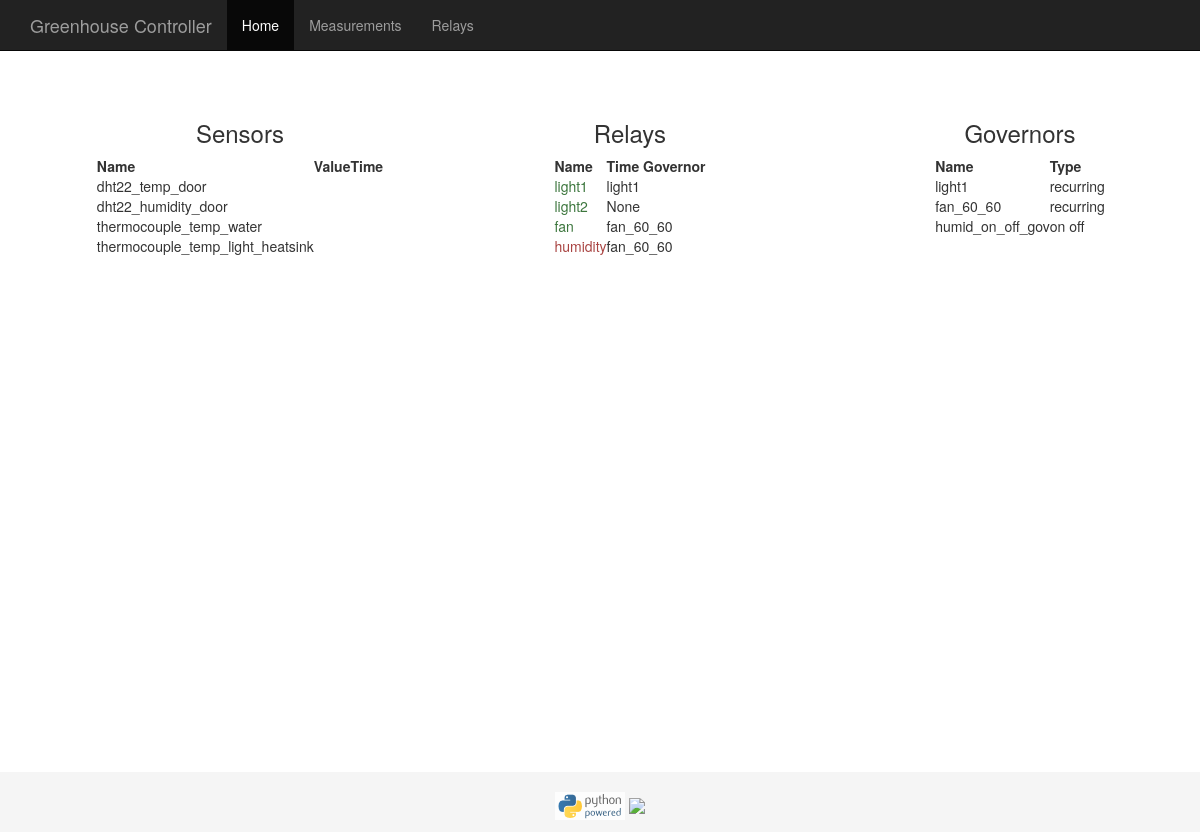
/greenhouse_app/, run on an earlier commit of the app's database.
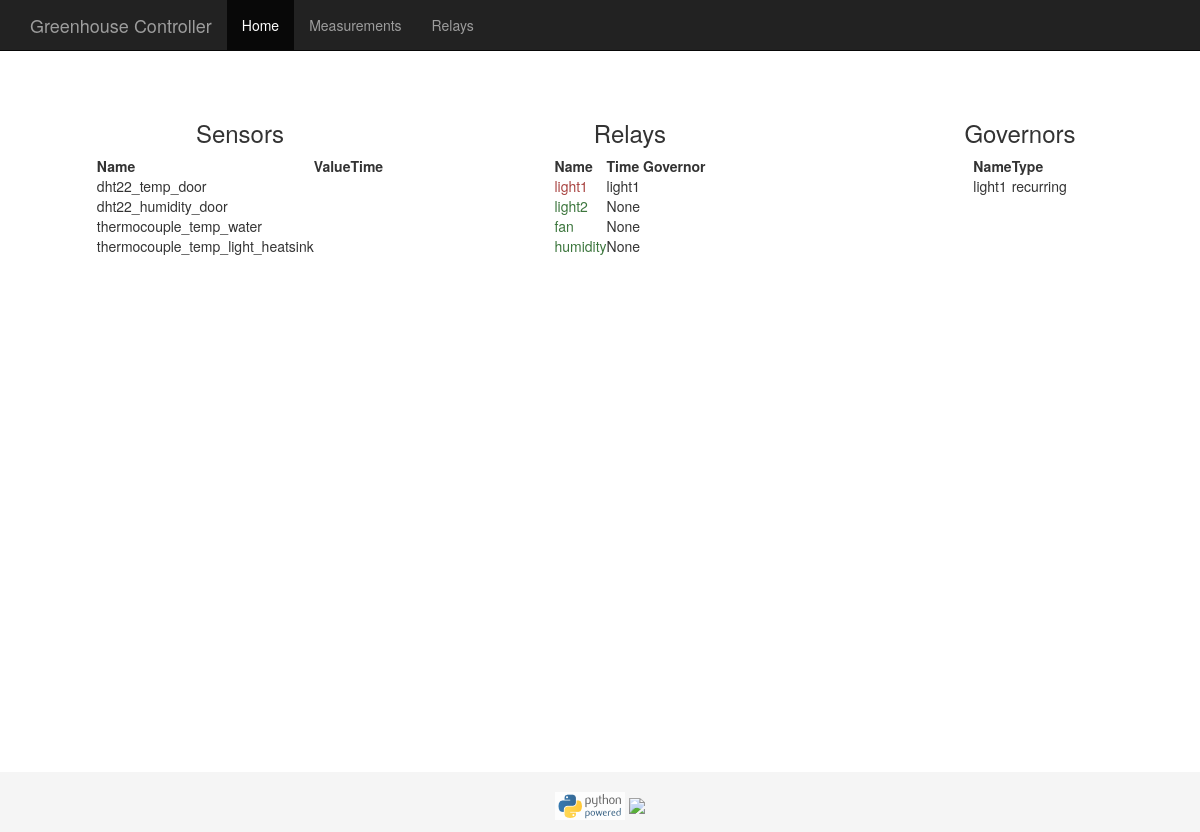
And on a later commit of the database.
### greenhouse_app/models.py (models this page shows, shortened)
class Sensor(models.Model):
    name = models.CharField(max_length=128, unique=True)
    kind = models.ForeignKey(SensorKind)
    simulate = models.BooleanField(default=True)
    pin = models.PositiveSmallIntegerField()
    i2c = models.BooleanField(default=False)

class Relay(models.Model):
    name = models.CharField(max_length=128, unique=True)
    pin = models.PositiveSmallIntegerField(null=True)
    state = models.BooleanField(default=False)
    wanted_state = models.BooleanField(default=False)
    simulate = models.BooleanField(default=True)
    time_governor = models.ForeignKey(TimeGovernor, null=True)

class TimeGovernor(models.Model):
    GOVERNOR_KINDS = (
        ('R', 'recurring'),
        ('O', 'on off'),
    )
    name = models.CharField(max_length=128, unique=True)
    kind = models.CharField(max_length=1, choices=GOVERNOR_KINDS)
    on_start_time = models.TimeField()
    on_end_time = models.TimeField()
    recurring_on_start_time = models.TimeField()
    recurring_on_period = models.IntegerField()  # seconds
    recurring_off_period = models.IntegerField()  # seconds
    def on_off_status(self):
        """
        return the output of this governor (should the relay be in ON or OFF state)
        """
        if self.kind == 'R':
            t = timezone.now()
            t_0 = datetime(year=t.year, month=t.month, day=t.day, hour=self.recurring_on_start_time.hour,
                           minute=self.recurring_on_start_time.minute,
                           second=self.recurring_on_start_time.second,
                           microsecond=0, tzinfo=t.tzinfo)
            tdelta = t - t_0
            delta_seconds = tdelta.total_seconds()
            period = self.recurring_on_period + self.recurring_off_period
            a, b = divmod(delta_seconds, period)
            shited_t = t - timedelta(seconds=a * period)
            d = shited_t - t_0
            if 0 <= d.total_seconds() < self.recurring_on_period:
                return 1
            else:
                return 0
        elif self.kind == 'O':
            t = timezone.now()
            t = timezone.make_naive(t, timezone=timezone.get_current_timezone())
            t = t.time()  # take only time part of date + time
            if self.on_start_time < t < self.on_end_time:
                return 1
            else:
                return 0
    def get_nice_kind(self):
        for k, v in self.GOVERNOR_KINDS:
            if k == self.kind:
                return v
        return 'UNKNOWN'
    state = property(on_off_status)
    nice_kind = property(get_nice_kind)
    def __unicode__(self):
        return self.name

### greenhouse_app/views.py (the view)
def index(request):
    sensor_list = Sensor.objects.order_by()
    relay_list = Relay.objects.order_by()
    time_governors_list = TimeGovernor.objects.order_by()
    context_dict = {'sensors': sensor_list, 'relays': relay_list, 'governors': time_governors_list}
    return render(request, 'greenhouse_app/index.html', context_dict)

### templates/greenhouse_app/index.html (shortened to what this page needs)
{% extends 'greenhouse_app/base.html' %}
{% load staticfiles %}
{% block index_active_class %} active {% endblock %}
{% block body_block %}
    <div class="container">
        <div class="row">
            <div class="col-md-4">
                <h3 align="center">Sensors</h3>
                <table align="center">
                    <thead>
                        <tr>
                            <th>Name</th>
                            <th>Value</th>
                            <th>Time</th>
                        </tr>
                    </thead>
                    <tbody>
                        {% for s in sensors %}
                            <tr>
                                <td>{{s.name}}</td>
                                <td id={{s.name}}_val></td>
                                <td id={{s.name}}_time class="small"></td>
                            </tr>
                        {% endfor %}
                    </tbody>
                </table>
            </div>
            <div class="col-md-4">
                <h3 align="center">Relays</h3>
                <table align="center">
                    <thead>
                        <tr>
                            <th>Name</th>
                            <th>Time Governor</th>
                        </tr>
                    </thead>
                    <tbody id="relaysTableBody">
                        {% for relay in relays %}
                            <tr>
                                <td id={{relay.name}}>
                                    <div id="{{relay.name}}_color" class={% if relay.state == 1 %}"text-success"{% else %}"text-danger"{% endif %}>
                                        {{relay.name}}
                                    </div>
                                </td>
                                <td>{{relay.time_governor}}</td>
                            </tr>
                        {% endfor %}
                    </tbody>
                </table>
            </div>
            <div class="col-md-4">
                <h3 align="center">Governors</h3>
                <table align="center">
                    <thead>
                        <tr>
                            <th>Name</th>
                            <th>Type</th>
                        </tr>
                    </thead>
                    <tbody>
                        {% for g in governors %}
                            <tr>
                                <td>{{g.name}}</td>
                                <td>{{g.get_nice_kind}}</td>
                            </tr>
                        {% endfor %}
                    </tbody>
                </table>
            </div>
        </div>
    </div>
{% endblock %}

What changed in the data, as far as the page shows it:
removed TimeGovernor: name "fan_60_60", get_nice_kind "recurring"
removed TimeGovernor: name "humid_on_off_gov", get_nice_kind "on off"
changed Relay "light1": state True → False (drawn)
changed Relay "fan": time_governor "fan_60_60" → "None"
changed Relay "humidity": state False → True (drawn); time_governor "fan_60_60" → "None"
